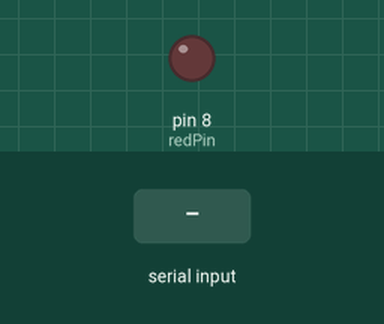
A sketch run on a simulated Arduino Uno, built with avr-gcc and run on an emulated ATmega328P. Parts: output pins drawn as LEDs (lit = HIGH). Dashed ring = blinking. The test bench sets the inputs (shaded band). What the sketch prints to the serial monitor is not drawn.

Above: at 1.2 s.
1.3 s: "90,45\n" received over Serial
At 1.7 s:
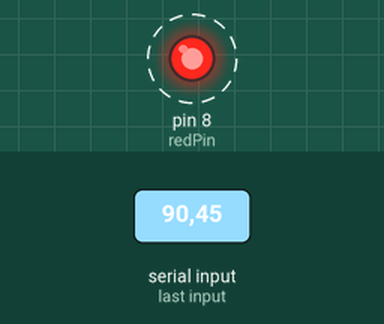
Timing chart, 0 to 10.3 s (numbered marks = the images above; inputs shaded):
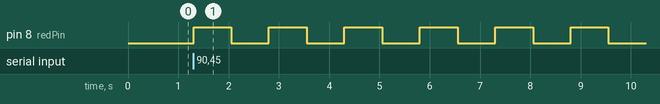

The sketch:

serial.ino
```cpp
int del=750;
int redPin= 8;
int BlinkNum;
String msg = "How many blinks do you want: ";

void setup() {
  // put your setup code here, to run once:

  Serial.begin(9600);
  pinMode(redPin, OUTPUT);

}

void loop() {
  // put your main code here, to run repeatedly:
  Serial.println(msg);
  while(Serial.available()==0){ //hangs program until we enter data

  }

  BlinkNum= Serial.parseInt();

  for(int i=0;i<BlinkNum;i++ ){
    digitalWrite(redPin,HIGH);
    delay(del);
    digitalWrite(redPin,LOW);
    delay(del);
  }

}
```

Measured:
- after the input at 1.3 s, pin 8 (redPin): alternates HIGH for 0.75 s and LOW for 0.75 s, starting at once
